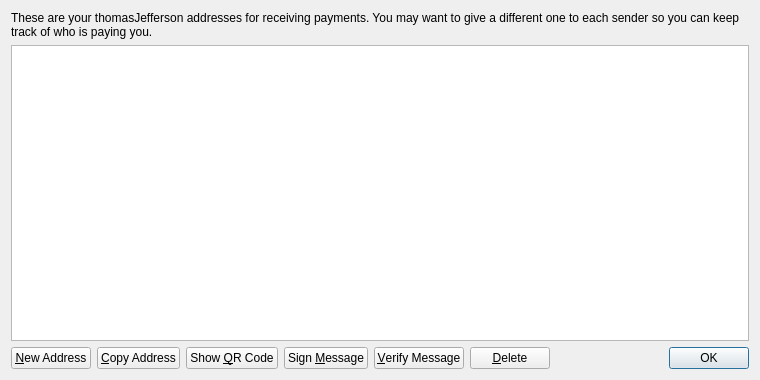
<?xml version="1.0" encoding="UTF-8"?>
<ui version="4.0">
 <class>AddressBookPage</class>
 <widget class="QWidget" name="AddressBookPage">
  <property name="geometry">
   <rect>
    <x>0</x>
    <y>0</y>
    <width>760</width>
    <height>380</height>
   </rect>
  </property>
  <property name="windowTitle">
   <string>Address Book</string>
  </property>
  <layout class="QVBoxLayout" name="verticalLayout">
   <item>
    <widget class="QLabel" name="labelExplanation">
     <property name="text">
      <string>These are your thomasJefferson addresses for receiving payments. You may want to give a different one to each sender so you can keep track of who is paying you.</string>
     </property>
     <property name="textFormat">
      <enum>Qt::PlainText</enum>
     </property>
     <property name="wordWrap">
      <bool>true</bool>
     </property>
    </widget>
   </item>
   <item>
    <widget class="QTableView" name="tableView">
     <property name="contextMenuPolicy">
      <enum>Qt::CustomContextMenu</enum>
     </property>
     <property name="toolTip">
      <string>Double-click to edit address or label</string>
     </property>
     <property name="tabKeyNavigation">
      <bool>false</bool>
     </property>
     <property name="alternatingRowColors">
      <bool>true</bool>
     </property>
     <property name="selectionMode">
      <enum>QAbstractItemView::SingleSelection</enum>
     </property>
     <property name="selectionBehavior">
      <enum>QAbstractItemView::SelectRows</enum>
     </property>
     <property name="sortingEnabled">
      <bool>true</bool>
     </property>
     <attribute name="verticalHeaderVisible">
      <bool>false</bool>
     </attribute>
    </widget>
   </item>
   <item>
    <layout class="QHBoxLayout" name="horizontalLayout">
     <item>
      <widget class="QPushButton" name="newAddressButton">
       <property name="toolTip">
        <string>Create a new address</string>
       </property>
       <property name="text">
        <string>&amp;New Address</string>
       </property>
       <property name="icon">
        <iconset resource="../bitcoin.qrc">
         <normaloff>:/icons/add</normaloff>:/icons/add</iconset>
       </property>
      </widget>
     </item>
     <item>
      <widget class="QPushButton" name="copyToClipboard">
       <property name="toolTip">
        <string>Copy the currently selected address to the system clipboard</string>
       </property>
       <property name="text">
        <string>&amp;Copy Address</string>
       </property>
       <property name="icon">
        <iconset resource="../bitcoin.qrc">
         <normaloff>:/icons/editcopy</normaloff>:/icons/editcopy</iconset>
       </property>
      </widget>
     </item>
     <item>
      <widget class="QPushButton" name="showQRCode">
       <property name="text">
        <string>Show &amp;QR Code</string>
       </property>
       <property name="icon">
        <iconset resource="../bitcoin.qrc">
         <normaloff>:/icons/qrcode</normaloff>:/icons/qrcode</iconset>
       </property>
      </widget>
     </item>
     <item>
      <widget class="QPushButton" name="signMessage">
       <property name="toolTip">
        <string>Sign a message to prove you own a thomasJefferson address</string>
       </property>
       <property name="text">
        <string>Sign &amp;Message</string>
       </property>
       <property name="icon">
        <iconset resource="../bitcoin.qrc">
         <normaloff>:/icons/edit</normaloff>:/icons/edit</iconset>
       </property>
      </widget>
     </item>
     <item>
      <widget class="QPushButton" name="verifyMessage">
       <property name="toolTip">
        <string>Verify a message to ensure it was signed with a specified thomasJefferson address</string>
       </property>
       <property name="text">
        <string>&amp;Verify Message</string>
       </property>
       <property name="icon">
        <iconset resource="../bitcoin.qrc">
         <normaloff>:/icons/transaction_0</normaloff>:/icons/transaction_0</iconset>
       </property>
      </widget>
     </item>
     <item>
      <widget class="QPushButton" name="deleteButton">
       <property name="toolTip">
        <string>Delete the currently selected address from the list</string>
       </property>
       <property name="text">
        <string>&amp;Delete</string>
       </property>
       <property name="icon">
        <iconset resource="../bitcoin.qrc">
         <normaloff>:/icons/remove</normaloff>:/icons/remove</iconset>
       </property>
      </widget>
     </item>
     <item>
      <spacer name="horizontalSpacer">
       <property name="orientation">
        <enum>Qt::Horizontal</enum>
       </property>
       <property name="sizeHint" stdset="0">
        <size>
         <width>40</width>
         <height>20</height>
        </size>
       </property>
      </spacer>
     </item>
     <item>
      <widget class="QDialogButtonBox" name="buttonBox">
       <property name="sizePolicy">
        <sizepolicy hsizetype="Maximum" vsizetype="Fixed">
         <horstretch>0</horstretch>
         <verstretch>0</verstretch>
        </sizepolicy>
       </property>
       <property name="standardButtons">
        <set>QDialogButtonBox::Ok</set>
       </property>
      </widget>
     </item>
    </layout>
   </item>
  </layout>
 </widget>
 <resources>
  <include location="../bitcoin.qrc"/>
 </resources>
 <connections/>
</ui>
